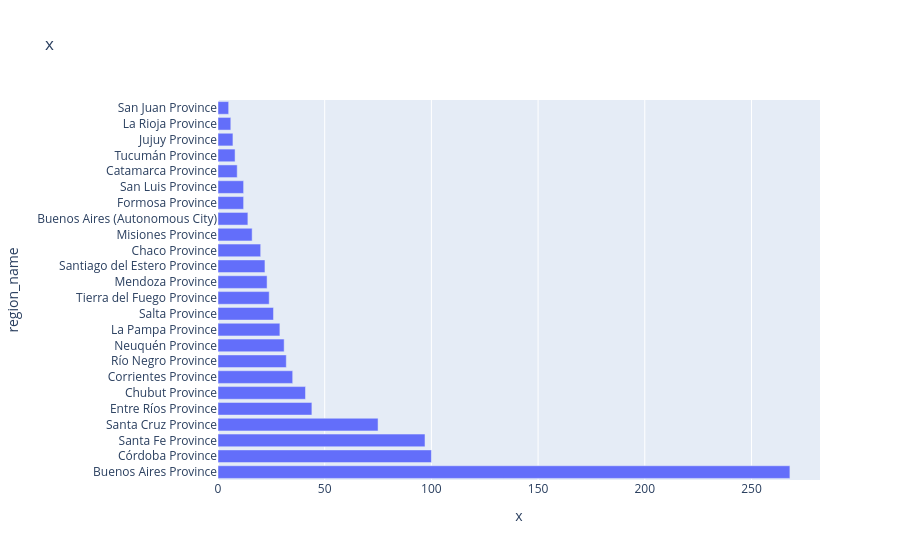

The cell this chart's notebook holds for it:
### Markdown cell above
5) Grafico

### Code cell
grafico = aeropuertos["region_name"].value_counts()
px.bar(data_frame = grafico, x = grafico.values, y = grafico.index, title = "x").show()

### Figure 1 — Plotly figure (JSON) as saved in the notebook; plotly's stock layout.template omitted (floating-point values rounded to 4 significant figures)
{"data": [{"hovertemplate": "x=%{x}<br>region_name=%{y}<extra></extra>", "legendgroup": "", "marker": {"color": "#636efa", "pattern": {"shape": ""}}, "name": "", "orientation": "h", "showlegend": false, "textposition": "auto", "type": "bar", "x": [268, 100, 97, 75, 44, 41, 35, 32, 31, 29, 26, 24, 23, 22, 20, 16, 14, 12, 12, 9, 8, 7, 6, 5], "xaxis": "x", "y": ["Buenos Aires Province", "Córdoba Province", "Santa Fe Province", "Santa Cruz Province", "Entre Ríos Province", "Chubut Province", "Corrientes Province", "Río Negro Province", "Neuquén Province", "La Pampa Province", "Salta Province", "Tierra del Fuego Province", "Mendoza Province", "Santiago del Estero Province", "Chaco Province", "Misiones Province", "Buenos Aires (Autonomous City)", "Formosa Province", "San Luis Province", "Catamarca Province", "Tucumán Province", "Jujuy Province", "La Rioja Province", "San Juan Province"], "yaxis": "y"}], "layout": {"barmode": "relative", "legend": {"tracegroupgap": 0}, "title": {"text": "x"}, "xaxis": {"anchor": "y", "domain": [0, 1], "title": {"text": "x"}}, "yaxis": {"anchor": "x", "domain": [0, 1], "title": {"text": "region_name"}}}}
